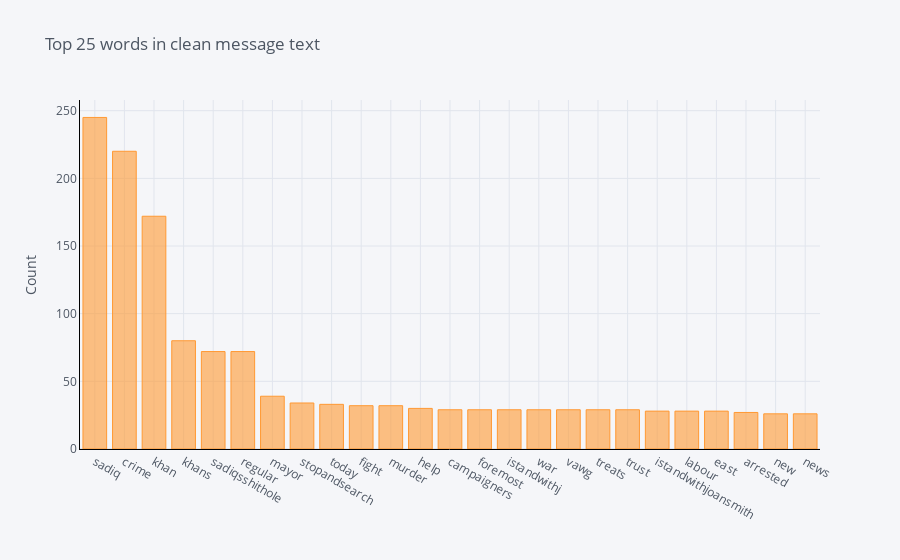
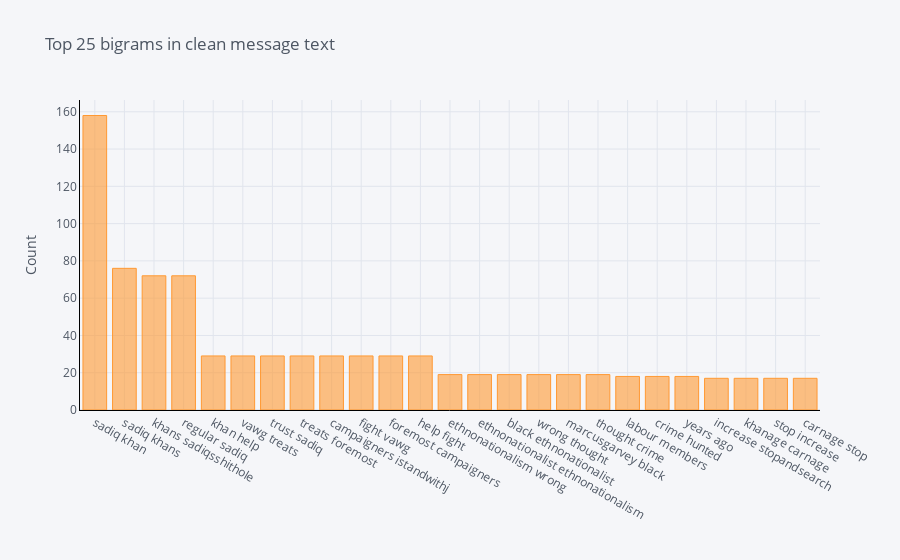
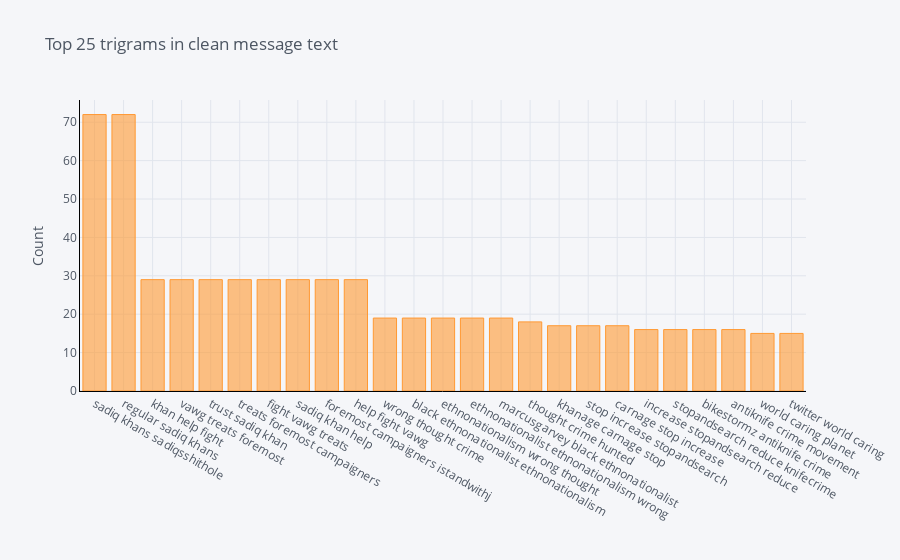

The notebook cell saved with these charts, in order:
### Code cell
tw_nlp.plot_ngrams(pruned_tweets[pruned_tweets.target==0], 'Clean_MessageText')

### Figure 1 — Plotly figure (JSON) as saved in the notebook; plotly's stock layout.template omitted (floating-point values rounded to 4 significant figures)
{"data": [{"marker": {"color": "rgba(255, 153, 51, 0.6)", "line": {"color": "rgba(255, 153, 51, 1.0)", "width": 1}}, "name": "count", "orientation": "v", "text": "", "type": "bar", "x": ["sadiq", "crime", "khan", "khans", "sadiqsshithole", "regular", "mayor", "stopandsearch", "today", "fight", "murder", "help", "campaigners", "foremost", "istandwithj", "war", "vawg", "treats", "trust", "istandwithjoansmith", "labour", "east", "arrested", "new", "news"], "y": [245, 220, 172, 80, 72, 72, 39, 34, 33, 32, 32, 30, 29, 29, 29, 29, 29, 29, 29, 28, 28, 28, 27, 26, 26]}], "layout": {"legend": {"bgcolor": "#F5F6F9", "font": {"color": "#4D5663"}}, "paper_bgcolor": "#F5F6F9", "plot_bgcolor": "#F5F6F9", "title": {"font": {"color": "#4D5663"}, "text": "Top 25 words in clean message text"}, "xaxis": {"gridcolor": "#E1E5ED", "linecolor": "black", "showgrid": true, "tickfont": {"color": "#4D5663"}, "title": {"font": {"color": "#4D5663"}, "text": ""}, "zerolinecolor": "#E1E5ED"}, "yaxis": {"gridcolor": "#E1E5ED", "linecolor": "black", "showgrid": true, "tickfont": {"color": "#4D5663"}, "title": {"font": {"color": "#4D5663"}, "text": "Count"}, "zerolinecolor": "#E1E5ED"}}}

### Figure 2 — Plotly figure (JSON) as saved in the notebook; plotly's stock layout.template omitted (floating-point values rounded to 4 significant figures)
{"data": [{"marker": {"color": "rgba(255, 153, 51, 0.6)", "line": {"color": "rgba(255, 153, 51, 1.0)", "width": 1}}, "name": "count", "orientation": "v", "text": "", "type": "bar", "x": ["sadiq khan", "sadiq khans", "khans sadiqsshithole", "regular sadiq", "khan help", "vawg treats", "trust sadiq", "treats foremost", "campaigners istandwithj", "fight vawg", "foremost campaigners", "help fight", "ethnonationalism wrong", "ethnonationalist ethnonationalism", "black ethnonationalist", "wrong thought", "marcusgarvey black", "thought crime", "labour members", "crime hunted", "years ago", "increase stopandsearch", "khanage carnage", "stop increase", "carnage stop"], "y": [158, 76, 72, 72, 29, 29, 29, 29, 29, 29, 29, 29, 19, 19, 19, 19, 19, 19, 18, 18, 18, 17, 17, 17, 17]}], "layout": {"legend": {"bgcolor": "#F5F6F9", "font": {"color": "#4D5663"}}, "paper_bgcolor": "#F5F6F9", "plot_bgcolor": "#F5F6F9", "title": {"font": {"color": "#4D5663"}, "text": "Top 25 bigrams in clean message text"}, "xaxis": {"gridcolor": "#E1E5ED", "linecolor": "black", "showgrid": true, "tickfont": {"color": "#4D5663"}, "title": {"font": {"color": "#4D5663"}, "text": ""}, "zerolinecolor": "#E1E5ED"}, "yaxis": {"gridcolor": "#E1E5ED", "linecolor": "black", "showgrid": true, "tickfont": {"color": "#4D5663"}, "title": {"font": {"color": "#4D5663"}, "text": "Count"}, "zerolinecolor": "#E1E5ED"}}}

### Figure 3 — Plotly figure (JSON) as saved in the notebook; plotly's stock layout.template omitted (floating-point values rounded to 4 significant figures)
{"data": [{"marker": {"color": "rgba(255, 153, 51, 0.6)", "line": {"color": "rgba(255, 153, 51, 1.0)", "width": 1}}, "name": "count", "orientation": "v", "text": "", "type": "bar", "x": ["sadiq khans sadiqsshithole", "regular sadiq khans", "khan help fight", "vawg treats foremost", "trust sadiq khan", "treats foremost campaigners", "fight vawg treats", "sadiq khan help", "foremost campaigners istandwithj", "help fight vawg", "wrong thought crime", "black ethnonationalist ethnonationalism", "ethnonationalism wrong thought", "ethnonationalist ethnonationalism wrong", "marcusgarvey black ethnonationalist", "thought crime hunted", "khanage carnage stop", "stop increase stopandsearch", "carnage stop increase", "increase stopandsearch reduce", "stopandsearch reduce knifecrime", "bikestormz antiknife crime", "antiknife crime movement", "world caring planet", "twitter world caring"], "y": [72, 72, 29, 29, 29, 29, 29, 29, 29, 29, 19, 19, 19, 19, 19, 18, 17, 17, 17, 16, 16, 16, 16, 15, 15]}], "layout": {"legend": {"bgcolor": "#F5F6F9", "font": {"color": "#4D5663"}}, "paper_bgcolor": "#F5F6F9", "plot_bgcolor": "#F5F6F9", "title": {"font": {"color": "#4D5663"}, "text": "Top 25 trigrams in clean message text"}, "xaxis": {"gridcolor": "#E1E5ED", "linecolor": "black", "showgrid": true, "tickfont": {"color": "#4D5663"}, "title": {"font": {"color": "#4D5663"}, "text": ""}, "zerolinecolor": "#E1E5ED"}, "yaxis": {"gridcolor": "#E1E5ED", "linecolor": "black", "showgrid": true, "tickfont": {"color": "#4D5663"}, "title": {"font": {"color": "#4D5663"}, "text": "Count"}, "zerolinecolor": "#E1E5ED"}}}
